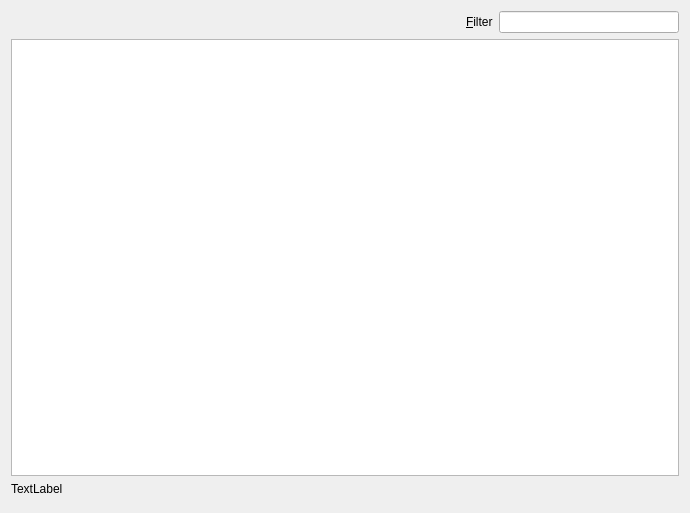
<?xml version="1.0" encoding="UTF-8"?>
<ui version="4.0">
 <class>OCC::ActivityWidget</class>
 <widget class="QWidget" name="OCC::ActivityWidget">
  <property name="geometry">
   <rect>
    <x>0</x>
    <y>0</y>
    <width>690</width>
    <height>513</height>
   </rect>
  </property>
  <property name="windowTitle">
   <string>Form</string>
  </property>
  <layout class="QGridLayout" name="gridLayout">
   <item row="0" column="0">
    <layout class="QHBoxLayout" name="horizontalLayout">
     <item>
      <spacer name="horizontalSpacer">
       <property name="orientation">
        <enum>Qt::Horizontal</enum>
       </property>
       <property name="sizeHint" stdset="0">
        <size>
         <width>40</width>
         <height>20</height>
        </size>
       </property>
      </spacer>
     </item>
     <item>
      <widget class="QLabel" name="_filterLabel">
       <property name="text">
        <string>&amp;Filter</string>
       </property>
       <property name="buddy">
        <cstring>_filterEdit</cstring>
       </property>
      </widget>
     </item>
     <item>
      <widget class="QLineEdit" name="_filterEdit">
       <property name="maximumSize">
        <size>
         <width>180</width>
         <height>16777215</height>
        </size>
       </property>
      </widget>
     </item>
    </layout>
   </item>
   <item row="1" column="0">
    <widget class="QListView" name="_activityList"/>
   </item>
   <item row="2" column="0">
    <widget class="QLabel" name="_bottomLabel">
     <property name="text">
      <string>TextLabel</string>
     </property>
    </widget>
   </item>
   <item row="3" column="0">
    <widget class="QDialogButtonBox" name="_dialogButtonBox"/>
   </item>
  </layout>
 </widget>
 <tabstops>
  <tabstop>_activityList</tabstop>
  <tabstop>_dialogButtonBox</tabstop>
 </tabstops>
 <resources/>
 <connections/>
</ui>
